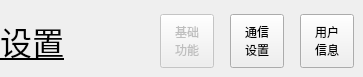
      <widget class="QWidget" name="page_26">
       <widget class="QToolButton" name="toolButton_sub_s_jichu">
        <property name="enabled">
         <bool>false</bool>
        </property>
        <property name="geometry">
         <rect>
          <x>160</x>
          <y>14</y>
          <width>54</width>
          <height>54</height>
         </rect>
        </property>
        <property name="text">
         <string>基础
功能</string>
        </property>
       </widget>
       <widget class="QToolButton" name="toolButton_sub_s_tongxi">
        <property name="geometry">
         <rect>
          <x>230</x>
          <y>14</y>
          <width>54</width>
          <height>54</height>
         </rect>
        </property>
        <property name="text">
         <string>通信
设置</string>
        </property>
       </widget>
       <widget class="QToolButton" name="toolButton_sub_s_yonghu">
        <property name="geometry">
         <rect>
          <x>300</x>
          <y>14</y>
          <width>54</width>
          <height>54</height>
         </rect>
        </property>
        <property name="text">
         <string>用户
信息</string>
        </property>
       </widget>
       <widget class="QLabel" name="label_zi_6">
        <property name="geometry">
         <rect>
          <x>0</x>
          <y>20</y>
          <width>101</width>
          <height>41</height>
         </rect>
        </property>
        <property name="font">
         <font>
          <pointsize>24</pointsize>
          <underline>true</underline>
         </font>
        </property>
        <property name="text">
         <string>设置</string>
        </property>
       </widget>
      </widget>
